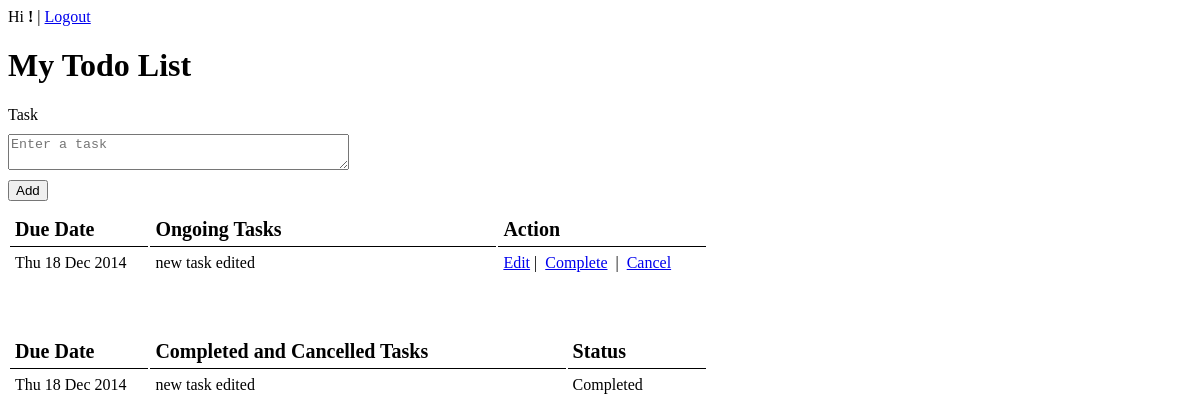
The app's page / (signed in) with its own data.
### lists/models.py (models this page shows)
class Todo(models.Model):
    todo_job = models.TextField()
    user = models.ForeignKey('User')
    created_date = models.DateTimeField(editable=False, default=datetime.now())
    status = models.CharField(max_length=10, default='Active')
    class Meta:
        ordering = ('id',)

### lists/views/home.py (the view)
def main_page(request):
    if 'user_id' in request.session:
        user_obj = User.objects.filter(id=request.session['user_id'])
        if user_obj:
            todo_obj = Todo.objects.filter(user_id=request.session['user_id'], status='Active')
            complete_todo_obj = Todo.objects.filter(user_id=request.session['user_id'], status='Completed')
            cancel_todo_obj = Todo.objects.filter(user_id=request.session['user_id'], status='Cancelled')
            data = RequestContext(request, {'fname': request.session['fname'],
                                            'username': request.session['username'],
                                            'user': user_obj,
                                            'todo': todo_obj,
                                            'done_tasks': complete_todo_obj,
                                            'cancel_tasks': cancel_todo_obj,
                                            'a': 0}
                                  )
            return render_to_response('home.html', data)
        else:
            form = SignupForm()
            variables = RequestContext(request, {'form': form})
            return render_to_response('index.html', variables)
    else:
        form = SignupForm()
        variables = RequestContext(request, {'form': form})
        return render_to_response('index.html', variables)

### lists/templates/home.html (shortened to what this page needs)
{%extends "base.html" %}
{%block content %}
<div class="mid">
    <div>
        Hi <b>{{fname}}!</b>&nbsp;|&nbsp;<a href="/logout">Logout</a>
    </div>
    <h1>My Todo List</h1>
    <form action="add-todo" method="post">
        <label>Task</label>
        <textarea name="job" required cols="40" rows="2" placeholder="Enter a task"></textarea>
        <input type="submit" value="Add">
    </form>
    <table width="100%" cellpadding="5">
        <tr>
            <td width="20%">Due Date</td>
            <td width="50%">Ongoing Tasks</td>
            <td width="30%">Action</td>
        </tr>
        {%for row in todo%}
        <tr>
            <td>{{row.created_date|date:"D d M Y"}}</td>
            <td>{{row.todo_job}}</td>
            <td>
                {% if row.status == 'Active' %}
                <a href="/edit-todo/{{row.id}}">Edit</a>&nbsp;|&nbsp;
                <a href="/complete-todo/{{row.id}}">Complete</a> &nbsp;|&nbsp;
                <a href="/cancel-todo/{{row.id}}">Cancel</a>
                {% endif %}
            </td>
        </tr>
        {%endfor%}
    </table>
    <br>
    <br>
    <br>
    <table width="100%" cellpadding="5">
        <tr>
            <td width="20%">Due Date</td>
            <td width="60%">Completed and Cancelled Tasks</td>
            <td width="20%">Status</td>
        </tr>
        {%for row in done_tasks%}
        <tr>
            <td>{{row.created_date|date:"D d M Y"}}</td>
            <td>{{row.todo_job}}</td>
            <td>{{row.status}}</td>
        </tr>
        {%endfor%}
    </table>
</div>
{% endblock %}

### lists/templates/base.html (style rules this page uses)
.mid { display:block; min-height:400px; width:700px; }
input,label { display:block; margin:10px 0; }
table tr:first-child td { font-weight:bold; font-size:20px; border-bottom:1px solid #000; }

### records on screen
Todo: created_date "Thu 18 Dec 2014", todo_job "new task edited"
Todo: created_date "Thu 18 Dec 2014", todo_job "new task edited", status "Completed"
